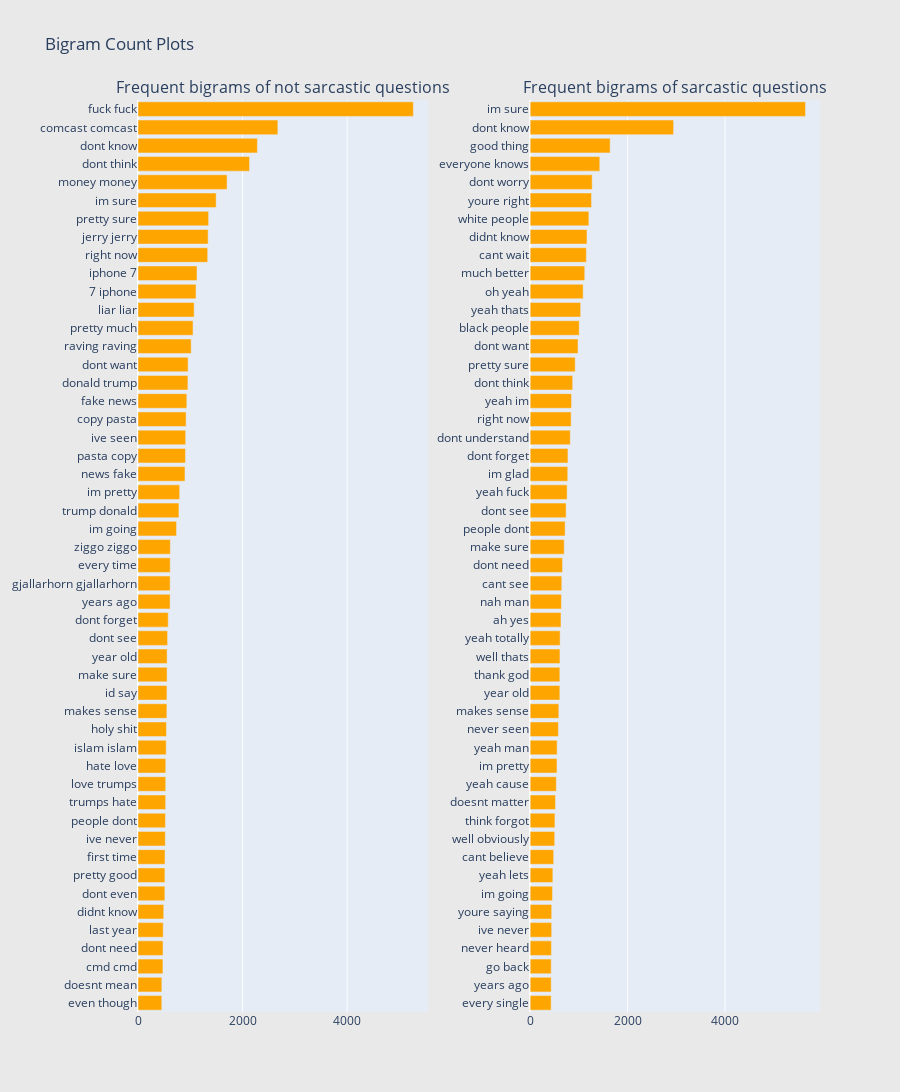

Here is the notebook cell this chart was saved with:
### Code cell
freq_dict = defaultdict(int)
for sent in train0_df["comment"]:
    for word in generate_ngrams(sent,2):
        freq_dict[word] += 1
fd_sorted = pd.DataFrame(sorted(freq_dict.items(), key=lambda x: x[1])[::-1])
fd_sorted.columns = ["word", "wordcount"]
trace0 = horizontal_bar_chart(fd_sorted.head(50), 'orange')


freq_dict = defaultdict(int)
for sent in train1_df["comment"]:
    for word in generate_ngrams(sent,2):
        freq_dict[word] += 1
fd_sorted = pd.DataFrame(sorted(freq_dict.items(), key=lambda x: x[1])[::-1])
fd_sorted.columns = ["word", "wordcount"]
trace1 = horizontal_bar_chart(fd_sorted.head(50), 'orange')

# Creating two subplots
fig = tools.make_subplots(rows=1, cols=2, vertical_spacing=0.04,horizontal_spacing=0.15,
                          subplot_titles=["Frequent bigrams of not sarcastic questions", 
                                          "Frequent bigrams of sarcastic questions"])
fig.append_trace(trace0, 1, 1)
fig.append_trace(trace1, 1, 2)
fig['layout'].update(height=1200, width=900, paper_bgcolor='rgb(233,233,233)', title="Bigram Count Plots")
py.iplot(fig, filename='word-plots')

### Figure 1 — Plotly figure (JSON) as saved in the notebook; plotly's stock layout.template omitted (floating-point values rounded to 4 significant figures)
{"data": [{"marker": {"color": "orange"}, "orientation": "h", "showlegend": false, "type": "bar", "x": [455, 456, 477, 479, 482, 492, 514, 515, 517, 522, 525, 529, 530, 531, 539, 544, 552, 554, 556, 557, 566, 578, 614, 615, 616, 619, 737, 783, 797, 899, 908, 912, 920, 934, 955, 958, 1017, 1053, 1074, 1110, 1129, 1333, 1341, 1351, 1495, 1704, 2134, 2284, 2675, 5267], "xaxis": "x", "y": ["even though", "doesnt mean", "cmd cmd", "dont need", "last year", "didnt know", "dont even", "pretty good", "first time", "ive never", "people dont", "trumps hate", "love trumps", "hate love", "islam islam", "holy shit", "makes sense", "id say", "make sure", "year old", "dont see", "dont forget", "years ago", "gjallarhorn gjallarhorn", "every time", "ziggo ziggo", "im going", "trump donald", "im pretty", "news fake", "pasta copy", "ive seen", "copy pasta", "fake news", "donald trump", "dont want", "raving raving", "pretty much", "liar liar", "7 iphone", "iphone 7", "right now", "jerry jerry", "pretty sure", "im sure", "money money", "dont think", "dont know", "comcast comcast", "fuck fuck"], "yaxis": "y"}, {"marker": {"color": "orange"}, "orientation": "h", "showlegend": false, "type": "bar", "x": [431, 432, 432, 437, 442, 442, 459, 466, 483, 504, 509, 520, 537, 551, 554, 580, 588, 610, 610, 612, 615, 633, 642, 649, 665, 699, 718, 738, 759, 772, 776, 824, 841, 850, 873, 925, 983, 1007, 1037, 1088, 1121, 1154, 1167, 1205, 1259, 1273, 1429, 1642, 2944, 5652], "xaxis": "x2", "y": ["every single", "years ago", "go back", "never heard", "ive never", "youre saying", "im going", "yeah lets", "cant believe", "well obviously", "think forgot", "doesnt matter", "yeah cause", "im pretty", "yeah man", "never seen", "makes sense", "year old", "thank god", "well thats", "yeah totally", "ah yes", "nah man", "cant see", "dont need", "make sure", "people dont", "dont see", "yeah fuck", "im glad", "dont forget", "dont understand", "right now", "yeah im", "dont think", "pretty sure", "dont want", "black people", "yeah thats", "oh yeah", "much better", "cant wait", "didnt know", "white people", "youre right", "dont worry", "everyone knows", "good thing", "dont know", "im sure"], "yaxis": "y2"}], "layout": {"annotations": [{"font": {"size": 16}, "showarrow": false, "text": "Frequent bigrams of not sarcastic questions", "x": 0.2125, "xanchor": "center", "xref": "paper", "y": 1, "yanchor": "bottom", "yref": "paper"}, {"font": {"size": 16}, "showarrow": false, "text": "Frequent bigrams of sarcastic questions", "x": 0.7875, "xanchor": "center", "xref": "paper", "y": 1, "yanchor": "bottom", "yref": "paper"}], "height": 1200, "paper_bgcolor": "rgb(233,233,233)", "title": {"text": "Bigram Count Plots"}, "width": 900, "xaxis": {"anchor": "y", "domain": [0, 0.425]}, "xaxis2": {"anchor": "y2", "domain": [0.575, 1]}, "yaxis": {"anchor": "x", "domain": [0, 1]}, "yaxis2": {"anchor": "x2", "domain": [0, 1]}}}
